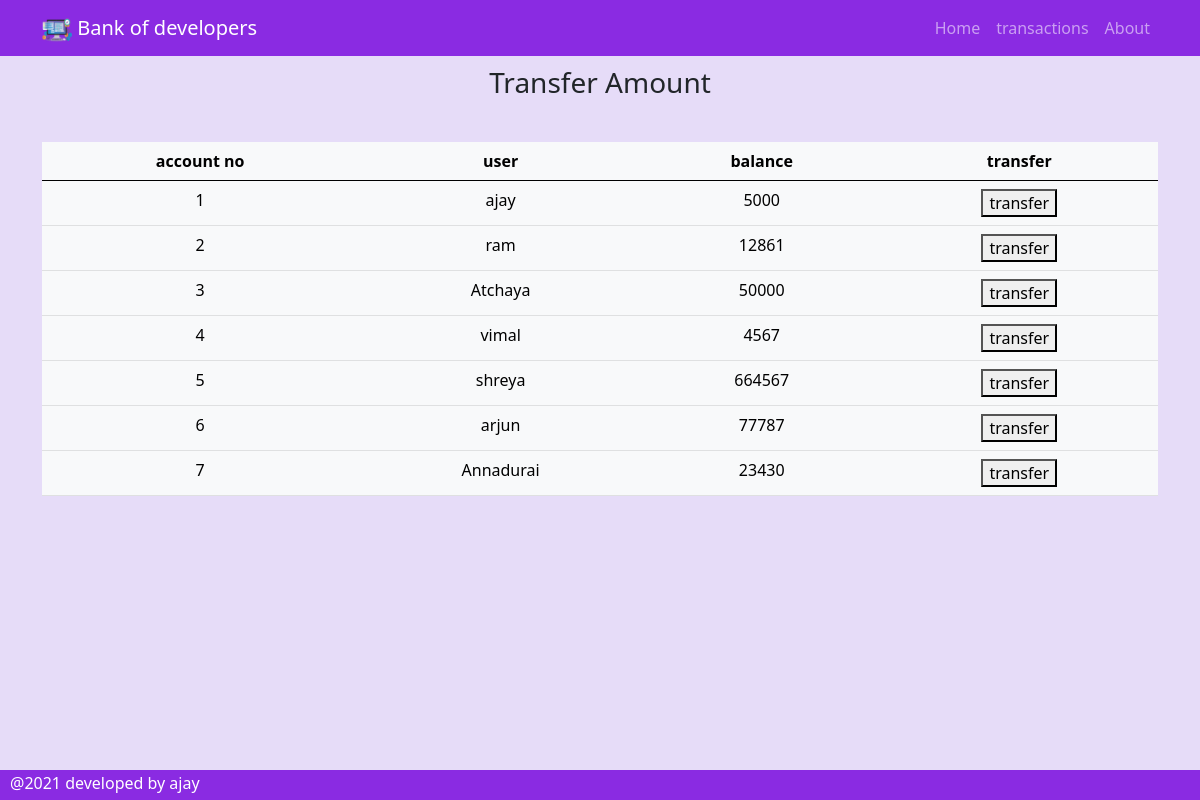
/transfernow/, run on the app's committed database.
### bank/models.py (models this page shows, shortened)
class account(models.Model):
    user_name = models.CharField(max_length=200)
    email_id=models.CharField(max_length=200,default="NULL")
    amount=models.IntegerField(default=0)

### bank/views.py (the view)
# urls.py: path('transfernow/',views.transfernow.as_view(), name='transfernow'),
class transfernow(generic.ListView):
    template_name='bank/transfernow.html'
    context_object_name='account_list'
    def get_queryset(self):
        return account.objects.all()

### bank/templates/bank/transfernow.html (shortened to what this page needs)
{% load static %}
<link rel="stylesheet" type="text/css" href="{% static 'bank/style.css' %}">
<!DOCTYPE html>
<html lang="en">
<head>
    <link href="https://cdn.jsdelivr.net/npm/bootstrap@5.0.0-beta2/dist/css/bootstrap.min.css" rel="stylesheet">
</head>
<body style="background-color: #e6dcf8;">
 <header>
    <nav class="navbar navbar-expand-md navbar-dark  colo">
        <div class="container">
            <a href="/" class="navbar-brand">
                <img src="{% static 'bank/images/logo.png' %}" alt="" width="30" height="24">
                Bank of developers</a>
            <div class="collapse navbar-collapse" id="myNavBar">
                <ul class="navbar-nav " style="margin-left: auto;">
                    <li class="nav-item" active>
                        <a href="/" class="nav-link">Home</a>
                    </li>
                    <li class="nav-item" active>
                        <a href="{% url 'bank:transactions' %}" class="nav-link">transactions</a>
                    </li>
                    <li class="nav-item" active>
                        <a href="{% url 'bank:about' %}" class="nav-link">About</a>
                    </li>
                </ul>
            </div>
        </div>
    </nav>
</header>
    <div class="bg">
        <h3 class="container  th">Transfer Amount</h3>
        <div class="container trans height-500">
            <div class="table-responsive">
                <br>
                <table class="table table-light  table-hover rounded text-center t">
                    <thead class="thead-darkk">
                        <tr>
                            <th>account no</th>
                            <th>user</th>
                            <th>balance</th>
                            <th>transfer</th>
                        </tr>
                    </thead>
                    <tbody>
                        {% for account in account_list %}
                        <tr>
                            <td>{{ account.id}}</td>
                            <td>{{ account.user_name}}</td>
                            <td>{{ account.amount }}</td>
                            <td><a href="{% url 'bank:transferprocess' account.id %}"><button>transfer</button></a></td>
                        </tr>
                        {% endfor %}
                    </tbody>
                </table>
            </div>
        </div>
</body>
<footer class="foo">
    <p style="margin-top:1px; margin-left: 10px; font-family: 'Segoe UI', Tahoma, Geneva, Verdana, sans-serif;">@2021
        developed by ajay </p>
</footer>
</html>

### bank/static/bank/style.css (style rules this page uses)
body { background-color: #0c041d; }
.th { colors: #d3bbff; }
.colo { background-color: blueviolet; }
.th { padding: 10px; text-align: center; }
.foo { position: fixed; left: 0; bottom: 0; width: 100%; background-color: blueviolet; color: white; height: 30px; text-align: left; }
th { background-color: blueviolet; }
body, html { width: 100%; height: 100%; }

### data on the page
account: id "1", user_name "ajay", amount "5000"
account: id "2", user_name "ram", amount "12861"
account: id "3", user_name "Atchaya", amount "50000"
account: id "4", user_name "vimal", amount "4567"
account: id "5", user_name "shreya", amount "664567"
account: id "6", user_name "arjun", amount "77787"
account: id "7", user_name "Annadurai", amount "23430"
